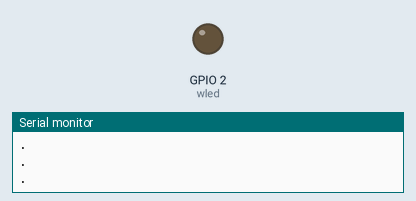
Bench run of a sketch on a simulated ESP8266 (NodeMCU). On the bench: output pins drawn as LEDs (lit = HIGH), the last lines printed to the serial monitor. Dashed ring = blinking. WiFi joins after 1.5 s; servers stay silent unless stated.

Above: at 0.8 s.
At 2.5 s:
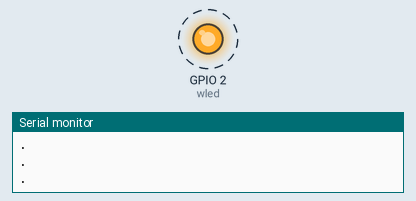
Timing chart, 0 to 3.0 s (numbered marks = the images above):
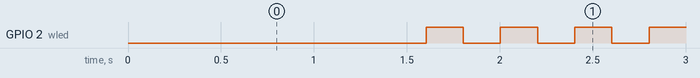

The sketch:

wifi_checking.ino
```cpp
#include <ESP8266WiFi.h>

const char* ssid = "SSID";
const char* password = "password";

#define wled 2   //defining led

void setup() {
  // put your setup code here, to run once:
  pinMode(wled, OUTPUT);
  digitalWrite(wled, LOW);

  Serial.begin(115200);
  Serial.print("Wifi connecting");

  WiFi.begin(ssid, password);

  Serial.println("Connecting");


}


void loop() {
  // put your main code here, to run repeatedly:
  while(WiFi.status() != WL_CONNECTED )
  {
    delay(200);
    Serial.println(".");
  }
  if(WiFi.status() == WL_CONNECTED)
  digitalWrite(wled, HIGH);
  delay(200);
  digitalWrite(wled, LOW);
  delay(200);

}
```

Measured:
- by itself, GPIO 2 (wled): alternates HIGH for 0.20 s and LOW for 0.20 s
